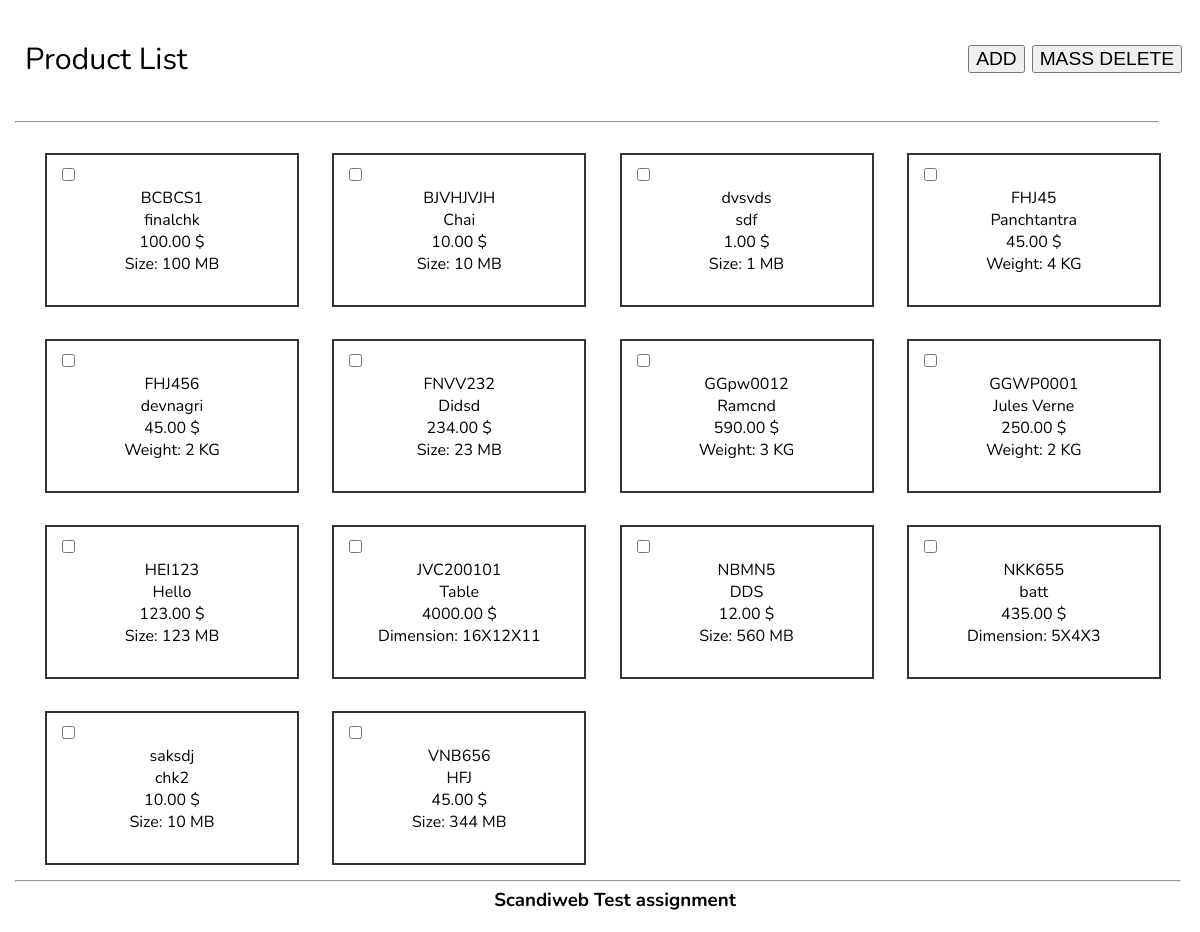
The page / on the database its author committed.
### tables this page shows
CREATE TABLE `products` (
  `SKU` varchar(20) NOT NULL,
  `NAME` varchar(20) NOT NULL,
  `PRICE` decimal(10,2) NOT NULL,
  `TYPE` varchar(20) NOT NULL,
  `Size` int(11) DEFAULT NULL,
  `Weight` int(11) DEFAULT NULL,
  `Dimension` varchar(20) DEFAULT NULL
);

### database.php (the view, shortened to what this page needs)
<?php
class database
{
    private $pass = "HELLOworld@123";
    private $user = "id20549357_localhost";
    private $server = "localhost";
    private $dbname = "id20549357_scandiweb";
    public $conn;
    public $mp = array("DVD" => "Size", "Book" => "Weight", "Furniture" => "Dimension");
    public function createConnection()
    {
        $this->conn = new mysqli($this->server, $this->user, $this->pass, $this->dbname);
    }
    public function fetchproducts()
    {
        $query = "SELECT * FROM `products`";
        $result = $this->conn->query($query);
        if ($result->num_rows > 0) {
            while ($row = $result->fetch_assoc()) {
                $typ = $this->mp[$row["TYPE"]];
                $detail = $row[$typ];
                $un = array("Size" => "MB", "Weight" => "KG", "Dimension" => "");
                $unit = $un[$typ];
                echo "<div class=" . "product" . ">
                        <div class='content'>
                            <div class=" . "chkbox" . "><input type=" . "checkbox" . " class='delete-checkbox' name='skulist[]' value=" . $row["SKU"] . "></div>
                            <div class='details'>
                                <ul>
                                    <li>" . $row["SKU"] . "</li>
                                    <li>" . $row["NAME"] . "</li>
                                    <li>" . $row["PRICE"] . " $</li>
                                    <li>" . $typ . ": " . $detail . " " . $unit . "</li>
                                </ul>
                            </div>
                            </div>
                        </div>";
            }
        }
    }
}
?>

### index.php (shortened to what this page needs)
<!DOCTYPE html>
<html>
<head>
    <link rel="stylesheet" href="./index.css?v=<?php echo time(); ?>">
</head>
<body>
    <div class="navbar">
        <div class="sec1">
            <p>Product List</p>
        </div>
        <div class="sec2">
            <button> <a href="/addproduct.php">ADD</a></button>
            <form method="POST">
                <button id="delete-product-btn" type="submit" value="submit">MASS DELETE</button>
        </div>
    </div>
    <hr>
    <div class="productsgrid">
        <?php require 'database.php';
        $cn = new database;
        $cn->createConnection();
        $cn->fetchproducts();
        ?>
    </div>
    <div class="footer">
        <hr>
        <h3>Scandiweb Test assignment</h3>
    </div>
</body>
</html>

### index.css (style rules this page uses)
body { font-family: 'Nunito', sans-serif; margin-left:15px; }
a { text-decoration: none; color: black; }
ul { list-style-type: none; margin: 0px; padding: 0px; }
.navbar { display: flex; flex-direction: row; justify-content: space-between; margin:10px; margin-top:0px; }
hr { margin: 10px; }
.sec1 { display: flex; font-size: 1.9em; align-items: center; font-weight: 400px; }
.sec2 { display: flex; align-items: center; }
.sec2 button { font-size: 1.2em; margin-left:7px ; }
.productsgrid { display: grid; grid-gap: 2rem; height: inherit; margin: 10px; grid-template-columns: repeat(4, 1fr); padding: 20px; margin-bottom: 4%; }
.product { height: 150px; width: 250px; border: 2px solid #333; }
.content { padding: 10px; }
.details { display: flex; justify-content: center; text-align: center; }
.footer { position:fixed; bottom: 0; width: 100%; text-align: center; margin: 0px; padding:0px; background-color: white; }
h3 { margin-block-start: 0.3em; }
hr { width:97%; margin:0px; padding:0px; }
input { margin-left:5px; }

### rows shown on the page
products: SKU "BCBCS1", NAME "finalchk", PRICE "100.00", TYPE "Size", Size "100", TYPE "MB"
products: SKU "BJVHJVJH", NAME "Chai", PRICE "10.00", TYPE "Size", Size "10", TYPE "MB"
products: SKU "dvsvds", NAME "sdf", PRICE "1.00", TYPE "Size", Size "1", TYPE "MB"
products: SKU "FHJ45", NAME "Panchtantra", PRICE "45.00", TYPE "Weight", Weight "4", TYPE "KG"
products: SKU "FHJ456", NAME "devnagri", PRICE "45.00", TYPE "Weight", Weight "2", TYPE "KG"
products: SKU "FNVV232", NAME "Didsd", PRICE "234.00", TYPE "Size", Size "23", TYPE "MB"
products: SKU "GGpw0012", NAME "Ramcnd", PRICE "590.00", TYPE "Weight", Weight "3", TYPE "KG"
products: SKU "GGWP0001", NAME "Jules Verne", PRICE "250.00", TYPE "Weight", Weight "2", TYPE "KG"
products: SKU "HEI123", NAME "Hello", PRICE "123.00", TYPE "Size", Size "123", TYPE "MB"
products: SKU "JVC200101", NAME "Table", PRICE "4000.00", TYPE "Dimension", Dimension "16X12X11"
products: SKU "NBMN5", NAME "DDS", PRICE "12.00", TYPE "Size", Size "560", TYPE "MB"
products: SKU "NKK655", NAME "batt", PRICE "435.00", TYPE "Dimension", Dimension "5X4X3"
products: SKU "saksdj", NAME "chk2", PRICE "10.00", TYPE "Size", Size "10", TYPE "MB"
products: SKU "VNB656", NAME "HFJ", PRICE "45.00", TYPE "Size", Size "344", TYPE "MB"
